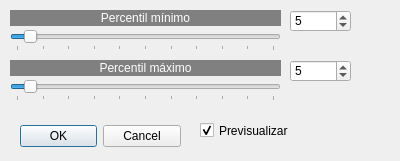
<?xml version="1.0" encoding="UTF-8"?>
<ui version="4.0">
 <class>Ajustelineal</class>
 <widget class="QDialog" name="Ajustelineal">
  <property name="geometry">
   <rect>
    <x>0</x>
    <y>0</y>
    <width>400</width>
    <height>161</height>
   </rect>
  </property>
  <property name="windowTitle">
   <string>Ajuste lineal</string>
  </property>
  <widget class="QDialogButtonBox" name="buttonBox">
   <property name="geometry">
    <rect>
     <x>20</x>
     <y>120</y>
     <width>161</width>
     <height>32</height>
    </rect>
   </property>
   <property name="orientation">
    <enum>Qt::Horizontal</enum>
   </property>
   <property name="standardButtons">
    <set>QDialogButtonBox::Cancel|QDialogButtonBox::Ok</set>
   </property>
  </widget>
  <widget class="QSpinBox" name="spinBox_2">
   <property name="geometry">
    <rect>
     <x>290</x>
     <y>60</y>
     <width>61</width>
     <height>22</height>
    </rect>
   </property>
   <property name="minimum">
    <number>0</number>
   </property>
   <property name="maximum">
    <number>100</number>
   </property>
   <property name="value">
    <number>5</number>
   </property>
  </widget>
  <widget class="QLabel" name="label">
   <property name="geometry">
    <rect>
     <x>10</x>
     <y>10</y>
     <width>271</width>
     <height>16</height>
    </rect>
   </property>
   <property name="styleSheet">
    <string notr="true">background-color: rgb(128, 128, 128);
color: rgb(255, 255, 255);</string>
   </property>
   <property name="text">
    <string>Percentil mínimo</string>
   </property>
   <property name="alignment">
    <set>Qt::AlignCenter</set>
   </property>
  </widget>
  <widget class="QSlider" name="horizontalSlider_2">
   <property name="geometry">
    <rect>
     <x>10</x>
     <y>80</y>
     <width>271</width>
     <height>21</height>
    </rect>
   </property>
   <property name="minimum">
    <number>0</number>
   </property>
   <property name="maximum">
    <number>100</number>
   </property>
   <property name="value">
    <number>5</number>
   </property>
   <property name="orientation">
    <enum>Qt::Horizontal</enum>
   </property>
   <property name="tickPosition">
    <enum>QSlider::TicksBelow</enum>
   </property>
   <property name="tickInterval">
    <number>10</number>
   </property>
  </widget>
  <widget class="QLabel" name="label_2">
   <property name="geometry">
    <rect>
     <x>10</x>
     <y>60</y>
     <width>271</width>
     <height>16</height>
    </rect>
   </property>
   <property name="styleSheet">
    <string notr="true">background-color: rgb(128, 128, 128);
color: rgb(255, 255, 255);</string>
   </property>
   <property name="text">
    <string>Percentil máximo</string>
   </property>
   <property name="alignment">
    <set>Qt::AlignCenter</set>
   </property>
  </widget>
  <widget class="QSpinBox" name="spinBox">
   <property name="geometry">
    <rect>
     <x>290</x>
     <y>10</y>
     <width>61</width>
     <height>22</height>
    </rect>
   </property>
   <property name="minimum">
    <number>0</number>
   </property>
   <property name="maximum">
    <number>100</number>
   </property>
   <property name="value">
    <number>5</number>
   </property>
  </widget>
  <widget class="QSlider" name="horizontalSlider">
   <property name="geometry">
    <rect>
     <x>10</x>
     <y>30</y>
     <width>271</width>
     <height>21</height>
    </rect>
   </property>
   <property name="minimum">
    <number>0</number>
   </property>
   <property name="maximum">
    <number>100</number>
   </property>
   <property name="pageStep">
    <number>16</number>
   </property>
   <property name="value">
    <number>5</number>
   </property>
   <property name="orientation">
    <enum>Qt::Horizontal</enum>
   </property>
   <property name="tickPosition">
    <enum>QSlider::TicksBelow</enum>
   </property>
   <property name="tickInterval">
    <number>10</number>
   </property>
  </widget>
  <widget class="QCheckBox" name="checkBox">
   <property name="geometry">
    <rect>
     <x>200</x>
     <y>120</y>
     <width>111</width>
     <height>21</height>
    </rect>
   </property>
   <property name="text">
    <string>Previsualizar</string>
   </property>
   <property name="checked">
    <bool>true</bool>
   </property>
  </widget>
 </widget>
 <resources/>
 <connections>
  <connection>
   <sender>buttonBox</sender>
   <signal>accepted()</signal>
   <receiver>Ajustelineal</receiver>
   <slot>accept()</slot>
   <hints>
    <hint type="sourcelabel">
     <x>248</x>
     <y>254</y>
    </hint>
    <hint type="destinationlabel">
     <x>157</x>
     <y>274</y>
    </hint>
   </hints>
  </connection>
  <connection>
   <sender>buttonBox</sender>
   <signal>rejected()</signal>
   <receiver>Ajustelineal</receiver>
   <slot>reject()</slot>
   <hints>
    <hint type="sourcelabel">
     <x>316</x>
     <y>260</y>
    </hint>
    <hint type="destinationlabel">
     <x>286</x>
     <y>274</y>
    </hint>
   </hints>
  </connection>
 </connections>
</ui>
